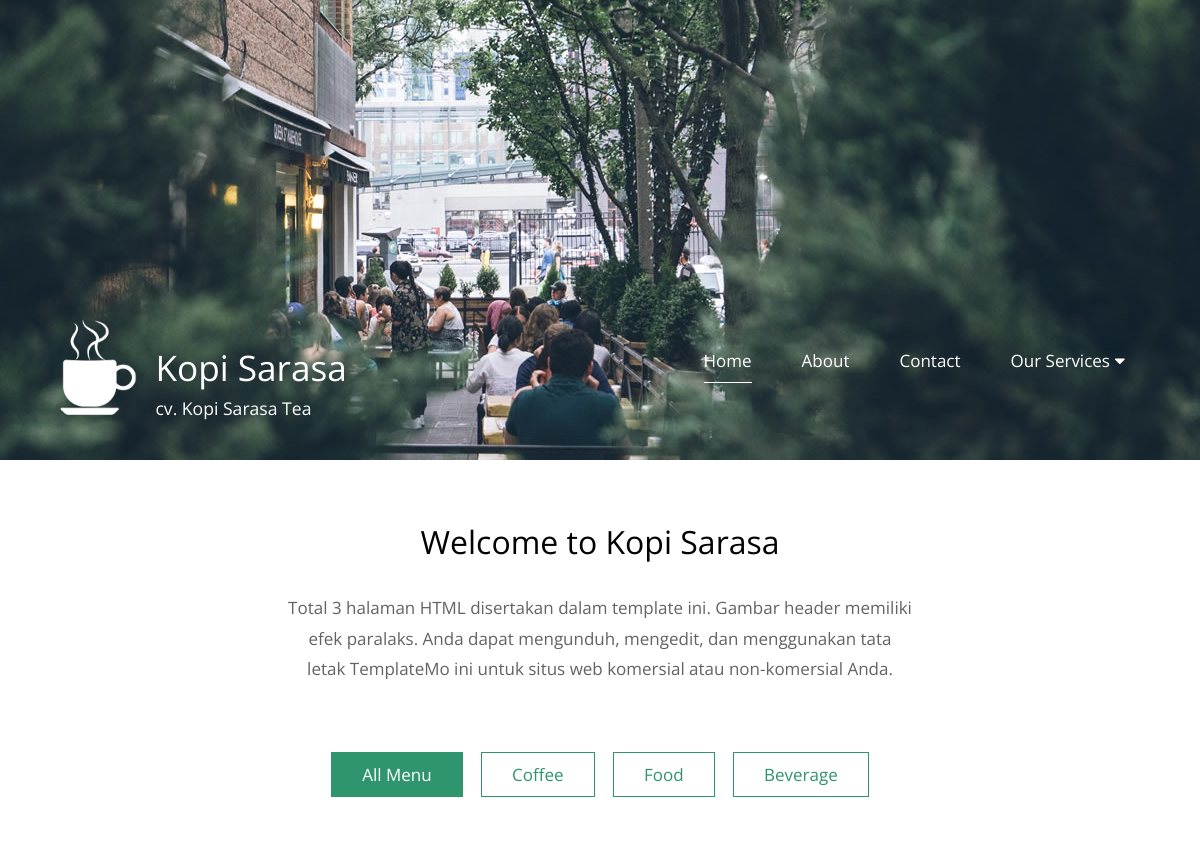
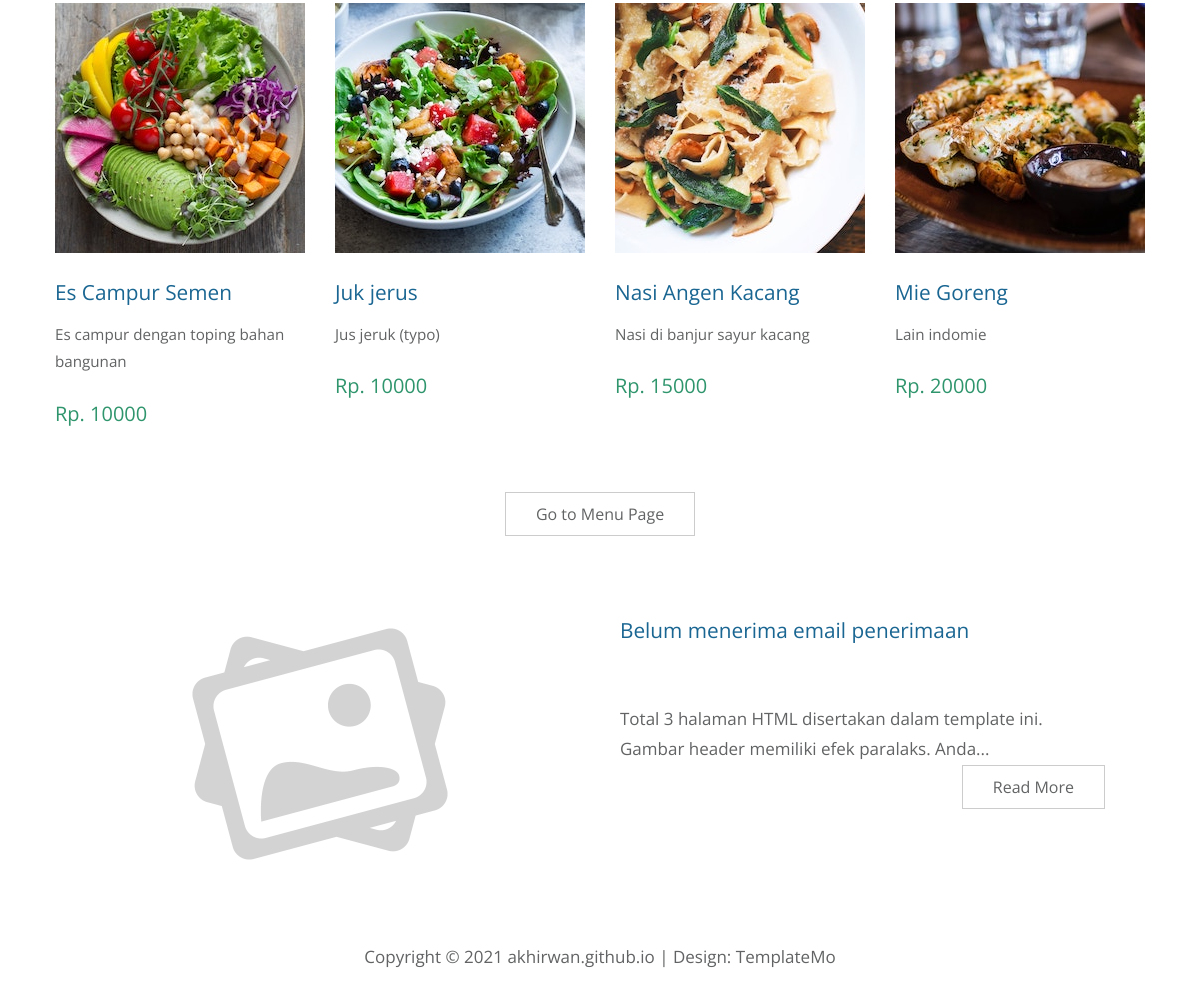
The page / on the database its author committed (2 pictures, top to bottom).
### tables this page shows
CREATE TABLE `config_info` (
  `app_name` varchar(255) NOT NULL,
  `company` varchar(255) NOT NULL,
  `phone1` varchar(20) NOT NULL,
  `phone2` varchar(20) NOT NULL,
  `address` varchar(255) NOT NULL,
  `email` varchar(50) NOT NULL,
  `link_fb` varchar(100) NOT NULL,
  `link_ig` varchar(100) NOT NULL,
  `link_tw` varchar(100) NOT NULL,
  `link_yt` varchar(100) NOT NULL,
  `map` varchar(500) NOT NULL,
  `desc_title` varchar(100) NOT NULL,
  `description` text NOT NULL,
  `logo` varchar(255) NOT NULL,
  `desc_banner` varchar(45) NOT NULL,
  `head_banner` varchar(45) NOT NULL,
  `body_banner` varchar(45) NOT NULL
);

CREATE TABLE `quotes` (
  `id` int NOT NULL AUTO_INCREMENT,
  `paging` varchar(20) NOT NULL,
  `quote` text NOT NULL,
  `is_active` tinyint(1) NOT NULL DEFAULT '0',
  PRIMARY KEY (`id`)
);

CREATE TABLE `categories` (
  `id` int NOT NULL AUTO_INCREMENT,
  `name` varchar(50) NOT NULL,
  `description` varchar(255) NOT NULL,
  `created_at` int NOT NULL,
  `modified_at` int NOT NULL,
  `created_by` varchar(50) NOT NULL,
  `modified_by` varchar(50) NOT NULL,
  `is_active` tinyint(1) NOT NULL DEFAULT '0',
  PRIMARY KEY (`id`)
);

CREATE TABLE `items` (
  `id` int NOT NULL AUTO_INCREMENT,
  `code` varchar(50) NOT NULL,
  `name` varchar(255) NOT NULL,
  `description` text NOT NULL,
  `picture` varchar(255) NOT NULL,
  `price` int NOT NULL,
  `category` int NOT NULL,
  `created_at` int NOT NULL,
  `modified_at` int NOT NULL,
  `created_by` varchar(50) NOT NULL,
  `modified_by` varchar(50) NOT NULL,
  `is_active` tinyint(1) NOT NULL DEFAULT '0',
  PRIMARY KEY (`id`)
);

CREATE TABLE `articles` (
  `id` int NOT NULL AUTO_INCREMENT,
  `title` varchar(50) NOT NULL,
  `slug` varchar(255) NOT NULL,
  `content` text NOT NULL,
  `display` int NOT NULL,
  `is_published` int NOT NULL,
  `picture` varchar(50) NOT NULL,
  `created_at` int NOT NULL,
  `modified_at` int NOT NULL,
  `created_by` varchar(50) NOT NULL,
  `modified_by` varchar(50) NOT NULL,
  `is_active` tinyint(1) NOT NULL DEFAULT '0',
  PRIMARY KEY (`id`)
);

### application/controllers/Home.php (called while the page is built, shortened)
<?php defined('BASEPATH') OR exit('No direct script access allowed');
class Home extends CI_Controller {
	function __construct(){
		$this->load->model('Model_app');
	}
	public function Index()	{
		$data['config']	= $this->Model_app->get_data('config_info')->row();
		$data['title'] = 'Home';
		$data['meta_keyword'] = $data['config']->app_name;
		$data['meta_description'] = $data['config']->company;
		$data['active_home'] = 'active';
		$data['quotes'] = $this->db->query("SELECT * FROM quotes WHERE paging = 'home' AND is_active = 1")->result();
		$data['categories'] = $this->Model_app->edit_data(['is_active' => 1], 'categories')->result();
		$data['items'] = $this->Model_app->order_data(['is_active' => 1], 'id', 'DESC', 'items')->result();
		$data['headlines'] = $this->Model_app->order_data(['is_published' => 1, 'display' => 1], 'id', 'DESC', 'articles')->result();
		$this->load->view('template/header', $data);
		$this->load->view('public/index', $data);
		$this->load->view('template/footer', $data);
	}
}

### index.php (called while the page is built, shortened)
<?php
require_once BASEPATH.'core/CodeIgniter.php';

### application/models/Model_app.php (called while the page is built, shortened)
<?php
class Model_app extends CI_Model{
	function order_data($where, $orderBy, $order, $table){
		$this->db->order_by($orderBy, $order);
		return $this->db->get_where($table, $where);
	}
	function get_data($table){
		return $this->db->get($table);
	}
	function edit_data($where, $table){
		return $this->db->get_where($table, $where);
	}
}
?>

### application/views/public/index.php (the view, shortened to what this page needs)
<?php $quo = (isset($quotes[0]->quote)) ? $quotes[0]->quote : ' '; $page = explode('/',$_SERVER['PHP_SELF']);?>
<main>
    <header class="row tm-welcome-section">
        <h2 class="col-12 text-center tm-section-title">Welcome to <?php echo $config->app_name ?></h2>
        <p class="col-12 text-center"><?php echo $quo; ?></p>
    </header>
    <div class="tm-paging-links">
        <nav>
            <ul>
                <li class="tm-paging-item">
                    <a href="#" class="tm-paging-link active" id="all">All Menu</a>
                </li>
                <?php foreach($categories as $cat) {?>
                    <li class="tm-paging-item">
                        <a href="#" class="tm-paging-link" id="<?php echo $cat->id;?>">
                            <?php echo $cat->name;?>
                        </a>
                    </li>
                <?php } ?>
            </ul>
        </nav>
    </div>
    <div class="row tm-gallery">
        <div id="tm-gallery-page-all" class="tm-gallery-page">
        <?php $i = 1; foreach($items as $item) {?>
            <article class="col-12 tm-gallery-item">
                <figure>
                    <img src="<?php echo base_url('assets/public/img/items/'.$item->picture)?>" alt="Image" class="img-fluid tm-gallery-img" />
                    <figcaption>
                        <h4 class="tm-gallery-title" title="<?php echo $item->name;?>"><?php echo $item->name;?></h4>
                        <p class="tm-gallery-description" title="<?php echo $item->description;?>"><?php echo $item->description;?></p>
                        <p class="tm-gallery-price">Rp. <?php echo $item->price;?></p>
                    </figcaption>
                </figure>
            </article>
        <?php $i++; if($i > 4) break; ?>
        <?php } ?>
        </div>
        <div class="tm-gallery-page">
            <a href="<?php echo base_url().'menu';?>" class="tm-btn tm-btn-default tm-right">
                Go to Menu Page
            </a>
        </div>
    </div>
    <?php
    foreach($headlines as $head) {
    if($head->picture != ""){
        $pic = base_url().'assets/public/img/articles/'.$head->picture;
    }else{
        $pic = base_url().'assets/public/img/default/default.png';
    }?>
    <div class="tm-section tm-container-inner">
        <div class="row">
            <div class="col-md-6">
                <figure class="tm-description-figure">
                    <img src="<?php echo $pic;?>" alt="Image" class="img-fluid" />
                </figure>
            </div>
            <div class="col-md-6">
                <div class="tm-description-box">
                    <h4 class="tm-gallery-title"><?php echo $head->title;?></h4>
                    <p class="tm-mb-45"><?php if(strlen($head->content) > 150) echo substr($head->content, 0, 97) . '...'?></p>
                    <a href="<?php echo base_url().'news/'.$head->created_at.'-'.$head->slug;?>" class="tm-btn tm-btn-default tm-right">Read More</a>
                </div>
            </div>
        </div>
    </div>
    <?php } ?>
</main>

### application/views/template/header.php (shortened to what this page needs)
<!DOCTYPE html>
<html>
<head>
    <link href="<?php echo base_url('assets/public/css/all.min.css')?>" rel="stylesheet" />
	<link href="<?php echo base_url('assets/public/css/templatemo-style.css')?>" rel="stylesheet" />
</head>
<body>
	<?php
		if($config->logo){
			$logo = base_url().'assets/public/img/logo/'.$config->logo;
		} else {
			$logo = base_url().'assets/public/img/default/default.png';
		}
	?>
	<div class="container">
		<div class="placeholder">
			<div class="parallax-window" data-parallax="scroll" data-image-src="<?php echo (isset($config->head_banner)) ? base_url().'assets/public/img/header/'.$config->head_banner : '';?>">
				<div class="tm-header">
					<div class="row tm-header-inner">
						<div class="col-md-6 col-12">
							<img src="<?php echo $logo; ?>" width="96" alt="Logo" class="tm-site-logo" />
							<div class="tm-site-text-box">
								<h1 class="tm-site-title"><?php echo $config->app_name ?></h1>
								<h6 class="tm-site-description"><?php echo $config->company ?></h6>
							</div>
						</div>
						<nav class="col-md-6 col-12 tm-nav">
							<ul class="tm-nav-ul">
								<li class="tm-nav-li">
									<a href="<?php echo base_url();?>" class="tm-nav-link <?php if(isset($active_home)){echo $active_home ;}?>">
										Home
									</a>
								</li>
								<li class="tm-nav-li">
									<a href="<?php echo base_url().'about';?>" class="tm-nav-link <?php if(isset($active_about)){echo $active_about ;}?>">
										About
									</a>
								</li>
								<li class="tm-nav-li">
									<a href="<?php echo base_url().'contact';?>" class="tm-nav-link <?php if(isset($active_contact)){echo $active_contact ;}?>">
										Contact
									</a>
								</li>
								<li class="tm-nav-li">
									<a class="dropbtn tm-nav-link
										<?php
										if(isset($active_news)){echo $active_news ;}
										if(isset($active_item)){echo $active_item ;}
										if(isset($active_team)){echo $active_team ;}
										?>" onclick="myDrop()" style="cursor: pointer;">
										Our Services
										<i class="fa fa-caret-down"></i>
									</a>
								</li>
							</ul>
						</nav>
					</div>
				</div>
			</div>
		</div>

### application/views/template/footer.php (shortened to what this page needs)
		<footer class="tm-footer text-center">
			<p>Copyright &copy; 2021 <a href="https://akhirwan.github.io/" target="_blank">akhirwan.github.io</a>
            | Design: <a rel="nofollow" href="#">TemplateMo</a></p>
		</footer>
	</div>
</body>
</html>

### assets/public/css/templatemo-style.css (style rules this page uses)
ul, nav, body, h1, h2, h4, h6, p, figure { margin: 0; padding: 0; }
a, button { transition: all 0.3s ease; }
html { box-sizing: border-box; -ms-overflow-style: scrollbar; }
*, *::before, *::after { box-sizing: inherit; }
.container { width: 100%; max-width: 1200px; margin-right: auto; margin-left: auto; }
.tm-container-inner, .tm-container-inner-2 { padding-left: 15px; padding-right: 15px; }
.row { display: -ms-flexbox; display: flex; -ms-flex-wrap: wrap; flex-wrap: wrap; margin-left: -15px; margin-right: -15px; }
.col-lg-3, .col-lg-4, .col-lg-6, .col-md-4, .col-md-6, .col-sm-6, .col-12 { position: relative; width: 100%; padding-right: 15px; padding-left: 15px; }
.col-12 { -ms-flex: 0 0 100%; flex: 0 0 100%; max-width: 100%; }
@media (min-width: 768px) { .col-md-6 { -ms-flex: 0 0 50%; flex: 0 0 50%; max-width: 50%; } }
.tm-btn { display: inline-block; font-size: 1rem; width: auto; padding: 10px 30px; text-decoration: none; cursor: pointer; border: 0; }
.tm-btn-default { border: 1px solid #ccc; background-color: transparent; color: #626364; }
.tm-mb-45 { margin-bottom: 45px; }
.text-center { text-align: center; }
.img-fluid { max-width: 100%; height: auto; }
body { font-family: 'Open Sans', Arial, sans-serif; font-size: 17px; background-color: #ccc; overflow-x: hidden; }
.container { background-color: white; }
p, address { color: #626364; line-height: 1.8; }
.placeholder { width: 100%; min-height: 460px; background-color: #556E5B; }
.parallax-window { min-height: 460px; background: transparent; position: relative; }
.tm-header { position: absolute; bottom: 0; left: 0; width: 100%; color: white; z-index: 1000; }
.tm-header-inner { padding: 40px 50px; }
.tm-site-logo { display: inline-block; margin-right: 5px; }
.tm-site-text-box { display: inline-block; }
.tm-site-title { font-size: 2.2rem; font-weight: 400; margin-bottom: 5px; }
.tm-site-description { font-size: 1.1rem; font-weight: 400; }
.tm-nav { text-align: right; margin-top: 30px; }
.tm-nav-ul { display: flex; justify-content: flex-end; }
.tm-nav-li { list-style: none; display: block; margin-bottom: 0; padding-right: 25px; padding-left: 25px; }
.tm-nav-link { color: white; text-decoration: none; padding-bottom: 10px; }
.tm-nav-link.active, .tm-nav-link:hover { border-bottom: 1px solid white; }
.tm-welcome-section { margin: 60px auto; max-width: 655px; }
.tm-section-title { font-size: 2rem; font-weight: 400; margin-bottom: 30px; }
.tm-gallery { margin-bottom: 80px; }
.tm-gallery-page { max-width: 280px; margin-left: auto; margin-right: auto; display: -ms-flexbox; display: flex; -ms-flex-wrap: wrap; flex-wrap: wrap; }
.tm-gallery-description { font-size: 0.95rem; }
.tm-section, .tm-container-inner, .tm-container-inner-2 { margin-left: auto; margin-right: auto; }
@media (min-width: 576px) { .tm-gallery-page { max-width: 560px; } }
@media (min-width: 768px) { .tm-gallery-page, .tm-section, .tm-container-inner, .tm-container-inner-2 { max-width: 840px; } }
@media (min-width: 992px) { .tm-gallery-page, .tm-section { max-width: 1120px; } }
@media (min-width: 992px) { .tm-container-inner { max-width: 1120px; } }
.tm-gallery-item { max-width: 280px; }
.tm-gallery-img { margin-bottom: 20px; }
.tm-gallery-title { font-size: 1.3rem; font-weight: 400; color: #1A6692; margin-bottom: 15px; }
.tm-gallery-description { margin-bottom: 20px; }
.tm-gallery-price { font-size: 1.25rem; color: #2F956D; margin-bottom: 60px; }
.tm-paging-links { text-align: center; margin-bottom: 40px; }
.tm-paging-item { list-style: none; display: inline-block; border: 1px solid #2F956D; margin: 7px; }
.tm-paging-link { padding: 10px 30px; display: flex; align-items: center; justify-content: center; text-decoration: none; color: #2F956D; background-color: transparent; }
.tm-paging-link.active, .tm-paging-link:hover { background-color: #2F956D; color: white; }
.tm-description-figure { text-align: center; }
.tm-description-box { margin-left: auto; margin-right: auto; }
.tm-description-box { padding-left: 0; padding-right: 0; display: flex; flex-direction: column; margin-top: 30px; max-width: 530px; }
@media (min-width: 768px) { .tm-description-box { padding-left: 5px; padding-right: 40px; margin-top: 0; } }
.tm-right { align-self: flex-end; }
.tm-footer { padding: 25px 15px; margin-top: 40px; }
.tm-footer a { color: #626364; text-decoration: none; }

### rows shown on the page
config_info: logo (picture), app_name "Kopi Sarasa", company "cv. Kopi Sarasa Tea"
quotes: quote "Total 3 halaman HTML disertakan dalam template ini. Gambar header memiliki efek paralaks. Anda dapat mengunduh, mengedit, dan menggunakan tata letak TemplateMo ini untuk situs web komersial atau non-komersial Anda."
categories: name "Coffee"
categories: name "Food"
categories: name "Beverage"
items: picture (picture), name "Es Campur Semen", description "Es campur dengan toping bahan bangunan", price "10000"
items: picture (picture), name "Juk jerus", description "Jus jeruk (typo)", price "10000"
items: picture (picture), name "Nasi Angen Kacang", description "Nasi di banjur sayur kacang", price "15000"
items: picture (picture), name "Mie Goreng", description "Lain indomie", price "20000"
articles: title "Belum menerima email penerimaan", content "Total 3 halaman HTML disertakan dalam template ini. Gambar header memiliki efek paralaks. Anda"
